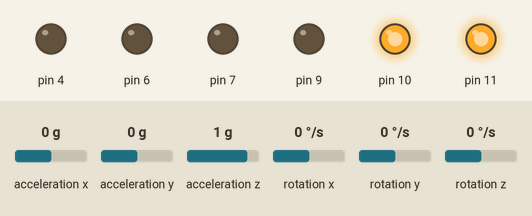
Bench run of a program on a simulated Arduino Nano, built with avr-gcc and run on an emulated ATmega328P. On the bench: output pins drawn as LEDs (lit = HIGH). Inputs (shaded band) come from the test bench; at power-on: acceleration y 0 g, acceleration z 1 g, acceleration x 0 g, rotation x 0 °/s, rotation y 0 °/s, rotation z 0 °/s.

Above: at 1.2 s.
1.3 s: acceleration y set to -1.4 g
At 2.5 s:
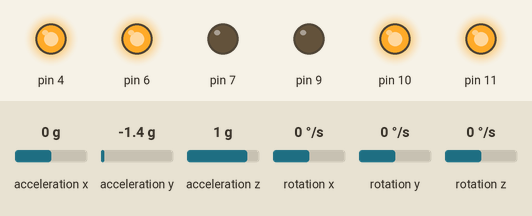
2.8 s: acceleration z set to 0.5 g
4.3 s: acceleration z set to 0.2 g
At 4.8 s:
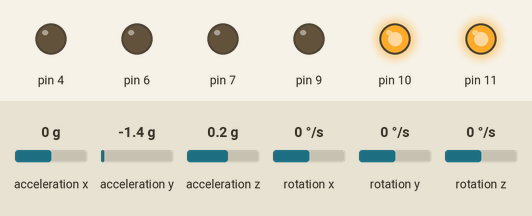
5.8 s: acceleration x set to -0.2 g
7.3 s: acceleration x set to -0.5 g
At 8.3 s:
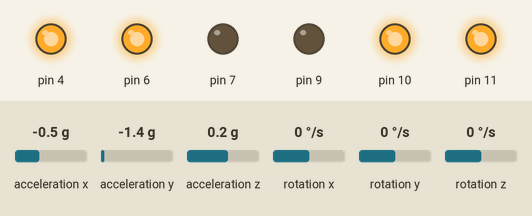
8.8 s: acceleration x set to 0 g
At 9.4 s:
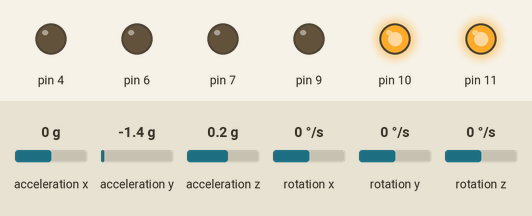
Timing chart, 0 to 11.3 s (numbered marks = the images above; inputs shaded):
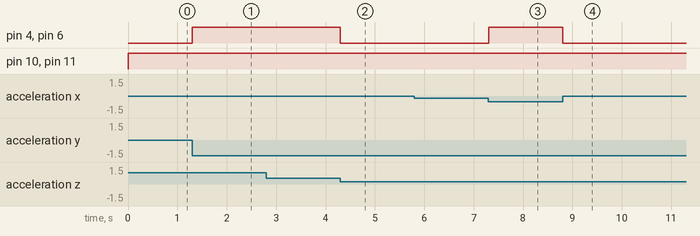

Measured:
- the behaviour switches between 0.4 and 0.3 g on acceleration z (found by bisection; images 1 and 2)
- the behaviour switches between -0.3 and -0.4 g on acceleration x (found by bisection; images 2 and 3)
- after the input at 1.3 s, pin 4, pin 6: LOW → HIGH at once
- after the input at 2.8 s, every drawn part: stays the same
- after the input at 4.3 s, pin 4, pin 6: HIGH → LOW at once
- after the input at 5.8 s, every drawn part: stays the same
- after the input at 7.3 s, pin 4, pin 6: LOW → HIGH at once
- after the input at 8.8 s, pin 4, pin 6: HIGH → LOW at once

The program:

main.cpp
```cpp
#include <Arduino.h>

#include "LMotorController.h"
#include "I2Cdev.h"
#include "MPU6050_tockn.h"
#include "Wire.h"

#define ENA 10
#define IN1 6
#define IN2 7
#define IN3 4
#define IN4 9
#define ENB 11

#define min_speed 20
#define max_speed 255

double motorSpeedFactorLeft = 1;
double motorSpeedFactorRight = 1;

LMotorController motorController(ENA, IN1, IN2, ENB, IN3, IN4, motorSpeedFactorLeft, motorSpeedFactorRight);

MPU6050 mpu6050(Wire);

void setup()
{
    Serial.begin(9600);
    Wire.begin();
    mpu6050.begin();
    // mpu6050.calcGyroOffsets(true);
    mpu6050.setGyroOffsets(-2.45, 0.98, 1.06);
}
unsigned long pret = 0;
int Kp = 1, Ki = 1, Kd = 1;
float P, I = 0, D;
float angleX=0, preAngleX, speed;
void loop()
{
    preAngleX = angleX;

    mpu6050.update();
    angleX = mpu6050.getAngleX();

    int dt = millis() - pret;
    pret = millis();

    if ((abs(angleX) < 3) || (abs(angleX) > 75))
    {
        motorController.stopMoving();
    }
    else
    {

        P = Kp * angleX;
        I += Ki * angleX * dt;
        D = Kd * (angleX - preAngleX) / dt;
        speed = P + I + D;
        if (speed > 0)
        {
            speed = constrain(speed, min_speed, max_speed);
        }
        else
        {
            speed = constrain(speed, -max_speed, -min_speed);
        }
        motorController.move(-speed);
    }
}
```
